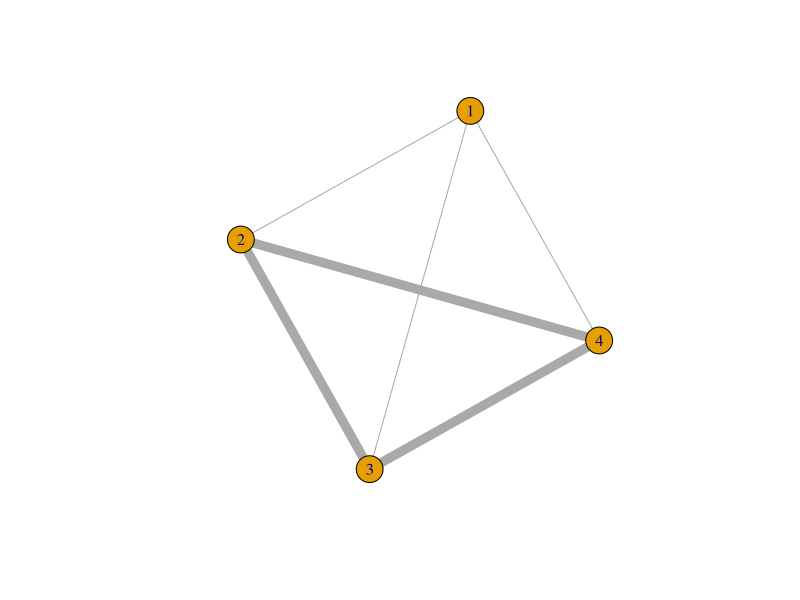
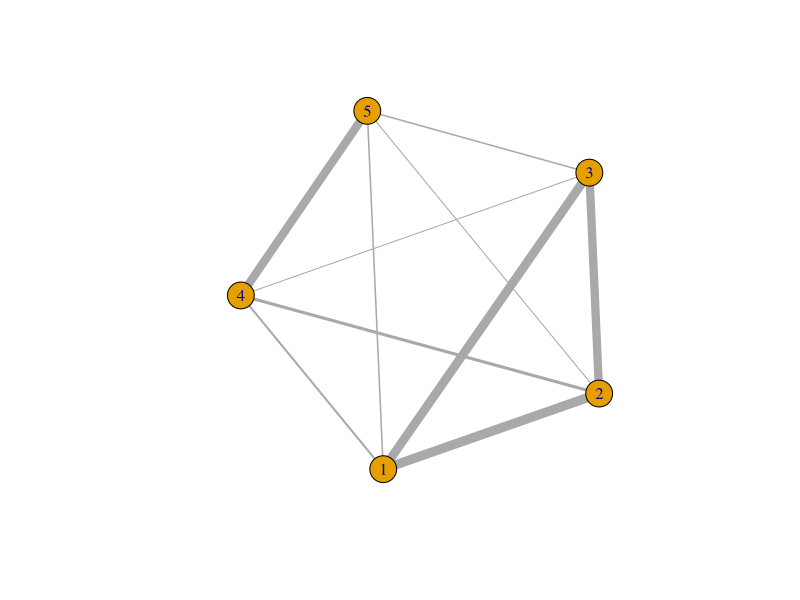

Generate these figures, in order, with R:
library(igraph)

edges = data.frame(report = c(1, 1, 1, 2, 2, 3),
                   partner = c(2, 3, 4, 3, 4, 4),
                   concord = c(.1, .1, .1, .9, .9, .9))

singleYearGraph = graph.data.frame(edges, directed = FALSE)
plot(singleYearGraph, edge.width = E(singleYearGraph)$concord*10)
reliability = igraph::evcent(singleYearGraph, weights = edges[, 3])$vector
reliability

edges = data.frame(report = c(1, 1, 1, 1, 2, 2, 2, 3, 3, 4),
                   partner = c(2, 3, 4, 5, 3, 4, 5, 4, 5, 5),
                   concord = c(.9, .85, .2, .15, .8, .3, .1, .1, .15, .8))
singleYearGraph = graph.data.frame(edges, directed = FALSE)
plot(singleYearGraph, edge.width = E(singleYearGraph)$concord*10)
reliability = evcent(singleYearGraph, weights = edges[, 3])$vector
reliability

## Verify that reliability is the stable state of the transition matrix
## provided by the "concordance" or agreement between nodes.  On other words,
## if all countries transfer their reliability scores at each step based on
## their argeement with all partners, then reliability is a stable state of
## this process.
edges = as.matrix(edges)
edges = rbind(edges, as.matrix(edges)[, c(2, 1, 3)])
edges = data.frame(edges)
A = reshape::cast(edges, report ~ partner, value = "concord", mean)
A$report = NULL
diag(A) = 0
A
evec = abs(eigen(A)$vector[, 1])
evec / max(evec) - reliability
as.matrix(A) %*% reliability/eigen(A)$value[1]-reliability
